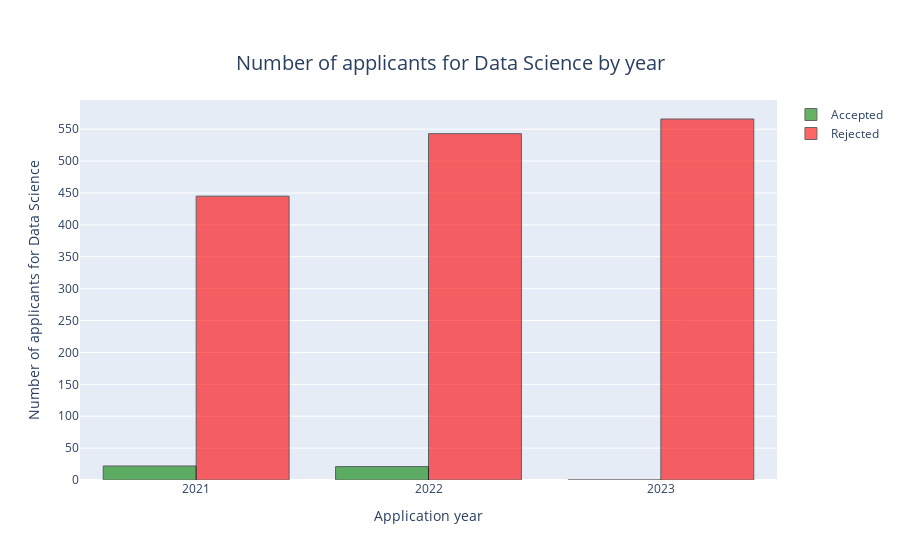

This figure's notebook cell:
### Code cell
fig = go.Figure()

fig.add_trace(go.Bar(x=tailored_df_DS['Year'], y=tailored_df_DS['Accepted for Data Science'], name='Accepted', marker_color = 'green'))
fig.add_trace(go.Bar(x=tailored_df_DS['Year'], y=tailored_df_DS['Rejected for Data Science'], name='Rejected', marker_color = 'red'))
fig.update_xaxes(title_text='Application year', tickvals = np.arange(2014,2024,1))
fig.update_yaxes(title_text='Number of applicants for Data Science', tickvals = np.arange(0,700,50))

fig.update_layout(title_text='Number of applicants for Data Science by year', title_x = 0.5, title_y = 0.9, title_font=dict(size=20))

fig.update_traces(marker_line_color='black', marker_line_width=1, opacity=0.6)

### Figure 1 — Plotly figure (JSON) as saved in the notebook; plotly's stock layout.template omitted (floating-point values rounded to 4 significant figures)
{"data": [{"marker": {"color": "green", "line": {"color": "black", "width": 1}}, "name": "Accepted", "opacity": 0.6, "type": "bar", "x": [2021, 2022, 2023], "y": [22, 21, 0]}, {"marker": {"color": "red", "line": {"color": "black", "width": 1}}, "name": "Rejected", "opacity": 0.6, "type": "bar", "x": [2021, 2022, 2023], "y": [445, 543, 566]}], "layout": {"title": {"font": {"size": 20}, "text": "Number of applicants for Data Science by year", "x": 0.5, "y": 0.9}, "xaxis": {"tickvals": [2014, 2015, 2016, 2017, 2018, 2019, 2020, 2021, 2022, 2023], "title": {"text": "Application year"}}, "yaxis": {"tickvals": [0, 50, 100, 150, 200, 250, 300, 350, 400, 450, 500, 550, 600, 650], "title": {"text": "Number of applicants for Data Science"}}}}
